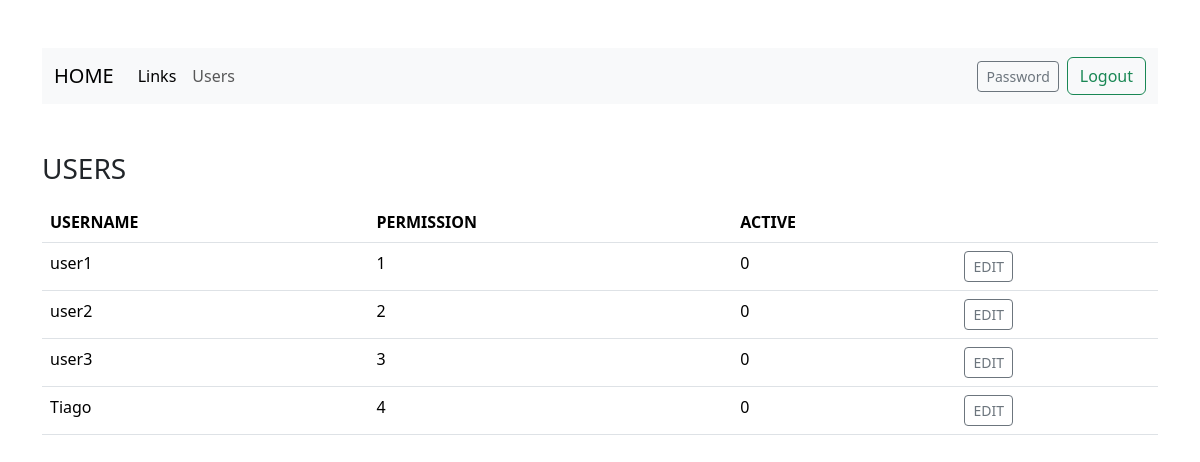
The app's page /users (signed in) with its own data.
### tables this page shows
CREATE TABLE users (id INTEGER PRIMARY KEY AUTOINCREMENT NOT NULL, username TEXT NOT NULL, hash TEXT NOT NULL, permission INTEGER DEFAULT 4 NOT NULL, active BLOB DEFAULT 0 NOT NULL);

### app.py (the view)
@app.route("/users")
def users():
    userID = session["user_id"]
    users = db.execute("SELECT * FROM users WHERE id > 1")
    return render_template("users.html", users = users)

### templates/users.html (shortened to what this page needs)
{% extends "layout.html" %}
{% block body %}
<div class="mb-3"><h3>USERS</h3></div>
    <table class="table">
        <thead>
            <tr>
                <th>USERNAME</th>
                <th>PERMISSION</th>
                <th>ACTIVE</th>
                <th></th>
            </tr>
        </thead>
        <tbody>
            {% for user in users %}
            <tr>
                <td> {{ user["username"] }}</td>
                <td> {{ user["permission"] }}</td>
                <td> {{ user["active"] }}</td>
                <td>
                  <form action="/edituser" method="post">
                    <button type="submit" class="btn btn-sm btn-outline-secondary" >EDIT</button>
                  </form>
                </td>
            </tr>
            {% endfor %}
        </tbody>
    </table>
{% endblock %}

### static/styles.css (style rules this page uses)
h1, h2, h3, h4, h5, h6, p { color: blue; }

### records on screen
users: username "user1", permission "1", active "0"
users: username "user2", permission "2", active "0"
users: username "user3", permission "3", active "0"
users: username "Tiago", permission "4", active "0"
